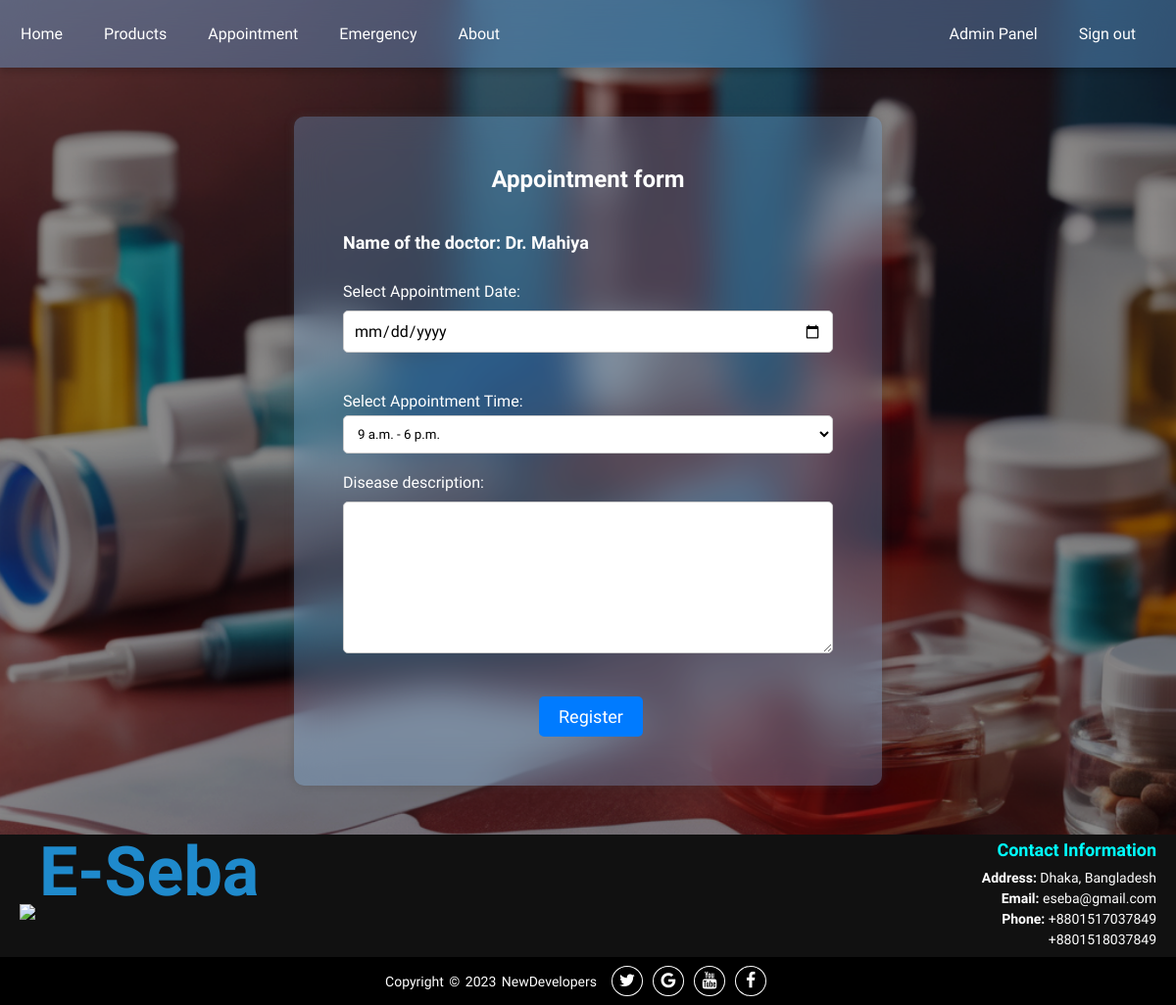
The app's page /create_appointment/1/ (signed in), older data.
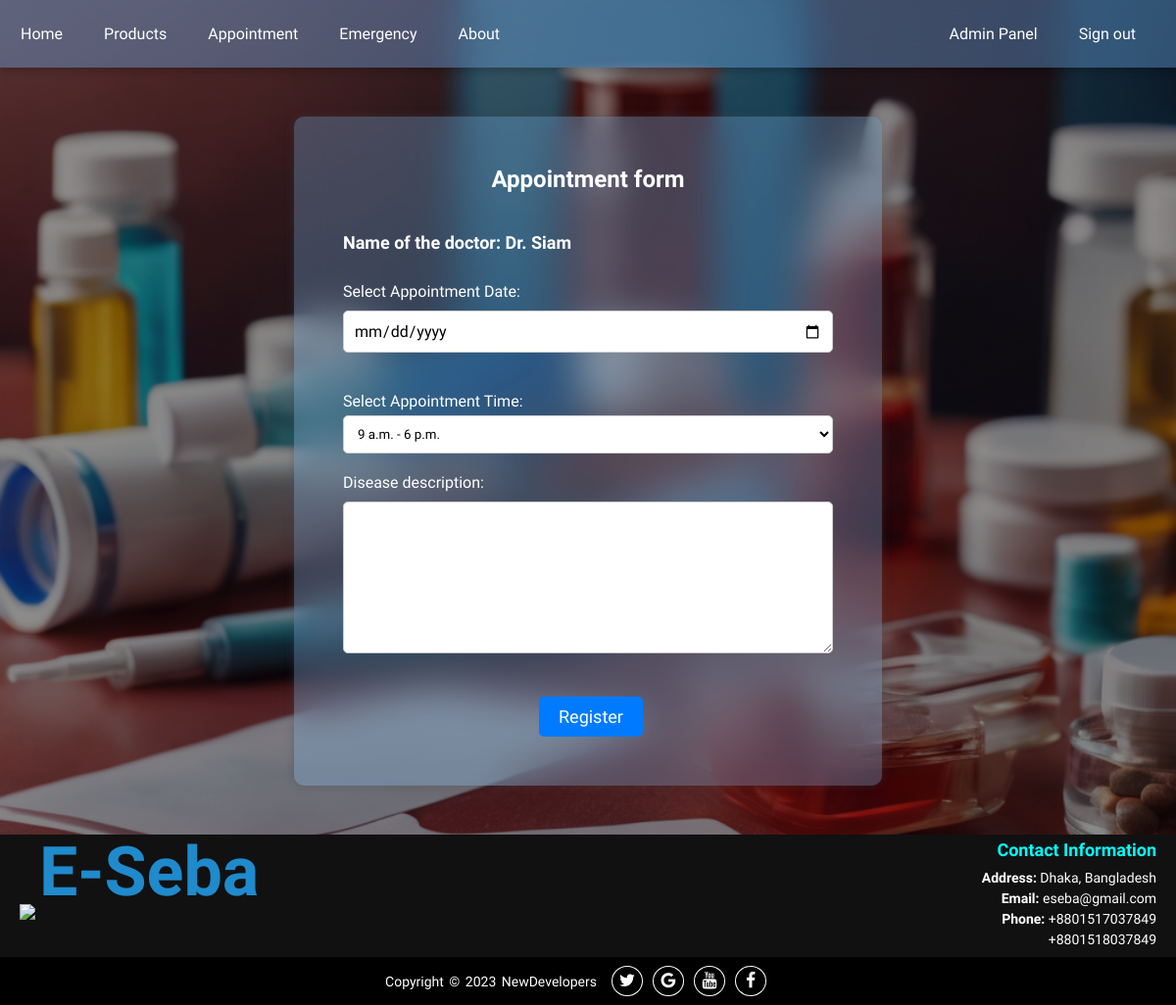
The same page, newer data.
### myApp/models.py (models this page shows)
class Doctor(models.Model):
    image = models.ImageField()
    name = models.CharField(max_length=255)
    specialty = models.CharField(max_length=255)
    status = models.BooleanField(default=True)
    cost = models.IntegerField()
    available_spots = models.PositiveIntegerField()

### myApp/views.py (the view, shortened to what this page needs)
# urls.py: path('create_appointment/<int:doctor_id>/', views.create_appointment, name='create_appointment'),
@login_required
def create_appointment(request, doctor_id):
    doctor = Doctor.objects.get(id=doctor_id)
    context ={
        'doctor': doctor
    }
    return render(request, 'create_appointment.html', context)

### myApp/templates/create_appointment.html (shortened to what this page needs)
{% extends 'base.html' %}
{% load static %}
{% block extra-styles %}
    <link rel="stylesheet" href="{% static 'css/__create_appointment.css' %}">
{% endblock %}
{% block content %}
<div class="main-container">
    <div class="container">
        <h1>Appointment form</h1>
        <h2>Name of the doctor: {{ doctor.name }}</h2>
        <form method="post" action="">
            <div class="form-group">
                <label for="appointment_date">Select Appointment Date:</label>
                <input type="date" id="appointment_date" name="appointment_date" required>
            </div>
            <div class="form-group custom-select">
                <label for="appointment_time">Select Appointment Time:</label>
                <select id="appointment_time" name="appointment_time" required>
                    {% for slot in doctor.doctortimeslot_set.all %}
                        <option value="{{ slot.id }}">{{ slot.start_time }} - {{ slot.end_time }}</option>
                    {% endfor %}
                </select>
            </div>
            <div class="form-group">
                <label for="description">Disease description:</label>
                <textarea id="description" name="description" rows="7" cols="50" maxlength="1000" required></textarea>
            </div>
            <button type="submit" class="btn btn-primary">Register</button>
        </form>
    </div>
</div>
{% endblock %}

### myApp/templates/base.html (shortened to what this page needs)
<!DOCTYPE html>
{% load static %}
<html lang="en">
<head>
    <link rel="stylesheet" href="https://stackpath.bootstrapcdn.com/font-awesome/4.7.0/css/font-awesome.min.css">
    <link rel="stylesheet" href="{% static 'css/__base.css' %}" />
    {% block extra-styles %} {% endblock %}
</head>
<body>
    <div class="topnav">
        <a href="{% url 'home' %}">Home</a>
        <a href="{% url 'products' %}">Products</a>
        <a href="{% url 'appointment' %}">Appointment</a>
        <a href="{% url 'emergency' %}">Emergency</a>
        <a href="{% url 'about' %}">About</a>
        <div id="user-links">
            {% if user.is_authenticated %}
                {% if user.is_superuser %}
                    <a href="{% url 'admin:index' %}" class="user-link">Admin Panel</a>
                    <a href="{% url 'logout' %}" class="user-link">Sign out</a>
                {% else %}
                <div class="user-info">
                    <a href="{% url 'user_profile' %}" class="user-link">{{ user.username }}</a>
                    <a href="{% url 'logout' %}" class="user-link">Sign out</a>
                </div>
                {% endif %}
            {% else %}
                <a href="{% url 'login' %}" class="user-link">Login</a>
                <a href="{% url 'register' %}" class="user-link">Sign-up</a>
            {% endif %}
        </div>
    </div>
    {% block content %}{% endblock %}
    <footer>
        <div class="footer-content">
            <div class="logo">
                <img src="{% static 'image/favicon.png' %}">
                <span class="eseba">E-Seba</span>
            </div>
            <div class="contact-info">
                <h3>Contact Information</h3>
                <ul>
                    <li><strong>Address:</strong> Dhaka, Bangladesh</li>
                    <li><strong>Email:</strong> eseba@gmail.com</li>
                    <li><strong>Phone:</strong> +8801517037849</li>
                    <li>+8801518037849</li>
                </ul>
            </div>
        </div>
        <div class="footer-bottom">
            <p>Copyright &copy; 2023 NewDevelopers</p>
            <div class="footer-menu">
                <ul class="f-menu">
                    <li><a href="#"><i class="fa fa-twitter"></i></a></li>
                    <li><a href="#"><i class="fa fa-google"></i></a></li>
                    <li><a href="#"><i class="fa fa-youtube"></i></a></li>
                    <li><a href="#"><i class="fa fa-facebook"></i></a></li>
                </ul>
            </div>
        </div>
    </footer>
</body>
</html>

### myApp/static/css/__base.css (style rules this page uses)
* { margin: 0; padding: 0; box-sizing: border-box; }
body { font-family: 'Mooli', sans-serif; display: flex; min-height: 100vh; align-items: stretch; text-align: center; background-image: url(../image/background.png); background-size: cover; background-position: center; background-repeat: no-repeat; color: #fff; background-attachment: fixed; flex-direction: column; }
.topnav { position: sticky; top: 0; z-index: 999; background-color: rgba(97, 154, 212, 0.428); box-shadow: 0 4px 8px rgba(0, 0, 0, 0.2); backdrop-filter: blur(20px); }
.topnav a { float: left; display: block; color: rgb(255, 255, 255); text-align: center; font-weight: normal; padding: 25px 16px; margin: 0px 5px; transition: transform 0.4s; text-decoration: none; }
#user-links { float: right; margin-right: 20px; }
.user-link { color: #ffffff; text-align: center; padding: 25px 16px; margin: 0px 5px; transition: transform 0.3s; text-decoration: none; }
footer { color: #fff; text-align: center; }
.footer-content { background: #111; color: #fff; padding: 5px 20px; display: flex; justify-content: space-between; align-items: center; }
.logo img { max-width: 100px; height: auto; }
.logo .eseba { position: relative; top: -25px; margin: 0px auto; font-size: 70px; font-weight: 900; color: #1F8ACC; }
.contact-info { text-align: right; }
.contact-info h3 { color: aqua; font-size: 18px; margin-bottom: 10px; }
.contact-info ul { list-style-type: none; padding: 0; }
.contact-info ul li { font-size: 14px; margin: 5px 0; }
.contact-info ul li strong { font-weight: bold; }
.footer-bottom { background: #000; width: 100%; display: flex; align-items: center; justify-content: center; }
.footer-bottom p { font-size: 14px; word-spacing: 2px; text-transform: capitalize; margin: 0; }
.footer-menu { padding: 15px; float: right; }
.footer-menu ul { list-style: none; display: flex; align-items: center; justify-content: center; }
.footer-menu ul li { padding-right: 10px; display: block; }
.footer-menu ul li a { text-decoration: none; color: #fff; border: 1.1px solid white; padding: 5px; border-radius: 50%; }
.footer-menu ul li a i { font-size: 1.1rem; width: 20px; transition: color .4s ease; }

### myApp/static/css/__create_appointment.css (style rules this page uses)
.main-container { text-align: left; display: flex; flex-direction: column; justify-content: flex-start; min-height: 80vh; background-image: url('../image/background.png'); background-size: 100%; background-position: center; background-repeat: no-repeat; background-color: rgba(0, 0, 0, 0.5); color: #000000; }
.container { text-align: left; min-width: 600px; min-height: 580px; margin: 50px auto; padding: 50px; color: white; border-radius: 10px; box-shadow: 0 0 10px rgba(69, 69, 69, 0.355); background-color: rgba(139, 199, 255, 0.282); backdrop-filter: blur(20px); }
h1 { font-size: 24px; text-align: center; margin-bottom: 40px; }
h2 { text-align: left; font-size: 18px; margin-bottom: 30px; }
label { text-align: left; display: block; font-size: 16px; margin-bottom: 10px; }
input[type="date"], textarea { font-family: 'Mooli', sans-serif; width: 100%; padding: 10px; border: 1px solid #ccc; border-radius: 5px; font-size: 16px; margin-bottom: 40px; }
button { font-family: 'Mooli', sans-serif; background-color: #007bff; color: #fff; border: none; margin: 0px 40%; padding: 10px 20px; font-size: 18px; border-radius: 5px; cursor: pointer; transition: background-color 0.3s; }
.custom-select { position: relative; margin-bottom: 20px; }
.custom-select label { font-family: 'Mooli', sans-serif; display: block; margin-bottom: 5px; }
.custom-select select { font-family: 'Mooli', sans-serif; padding: 10px; width: 100%; border: 1px solid #ccc; border-radius: 5px; background-color: #fff; cursor: pointer; }
.custom-select select option { font-family: 'Mooli', sans-serif; padding: 10px; background-color: #fff; color: #000; }

Row changes from the older to the newer data that the page shows:
changed Doctor: name "Dr. Mahiya" → "Dr. Siam"
